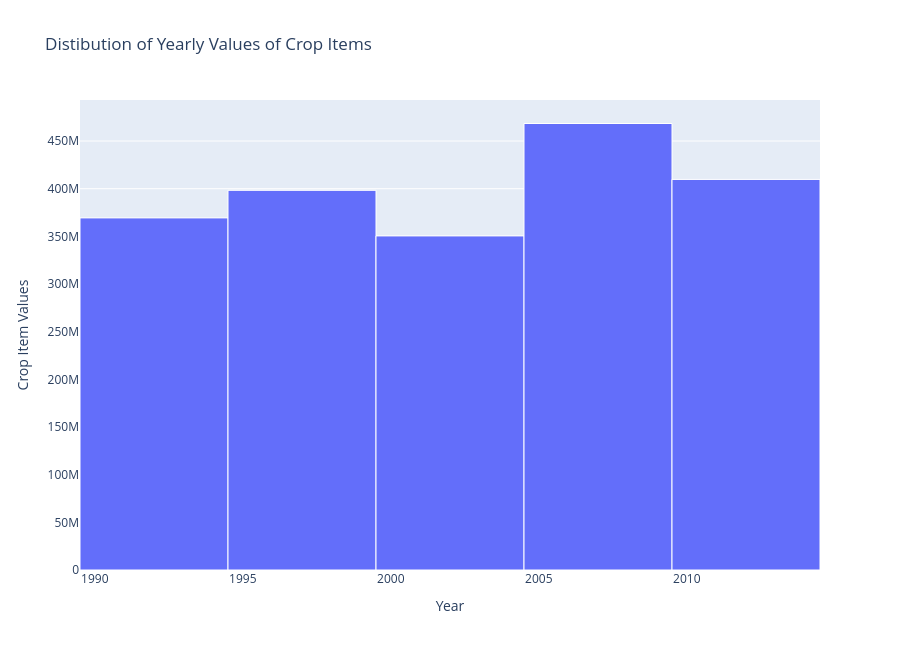

Notebook code for this chart:
### Code cell
#distribution of crop items over time
year_dist = df.groupby("year")["crop_value"].sum()

fig4 = px.histogram(
    x = year_dist.index,
    y = year_dist.values,
    nbins=6,
    title = "Distibution of Yearly Values of Crop Items"
)
fig4.update_layout(
    height=650,
    xaxis_title="Year",
    yaxis_title= "Crop Item Values"
)

fig4.update_traces(
    marker_line_color="white",
    marker_line_width=1
)

fig4.show()

### Figure 1 — Plotly figure (JSON) as saved in the notebook; plotly's stock layout.template omitted (floating-point values rounded to 4 significant figures)
{"data": [{"bingroup": "x", "histfunc": "sum", "hovertemplate": "x=%{x}<br>sum of y=%{y}<extra></extra>", "legendgroup": "", "marker": {"color": "#636efa", "line": {"color": "white", "width": 1}, "pattern": {"shape": ""}}, "name": "", "nbinsx": 6, "orientation": "v", "showlegend": false, "type": "histogram", "x": [1990, 1991, 1992, 1993, 1994, 1995, 1996, 1997, 1998, 1999, 2000, 2001, 2002, 2004, 2005, 2006, 2007, 2008, 2009, 2010, 2011, 2012, 2013], "xaxis": "x", "y": [70925645, 70685288, 75368149, 76352388, 76029174, 78423369, 78356024, 79299386, 79667393, 82536159, 84897839, 86278048, 87390673, 91894642, 90019869, 91089050, 94671281, 96860877, 95743109, 99454324, 101652500, 103330379, 105271377], "yaxis": "y"}], "layout": {"barmode": "relative", "height": 650, "legend": {"tracegroupgap": 0}, "title": {"text": "Distibution of Yearly Values of Crop Items"}, "xaxis": {"anchor": "y", "domain": [0, 1], "title": {"text": "Year"}}, "yaxis": {"anchor": "x", "domain": [0, 1], "title": {"text": "Crop Item Values"}}}}
